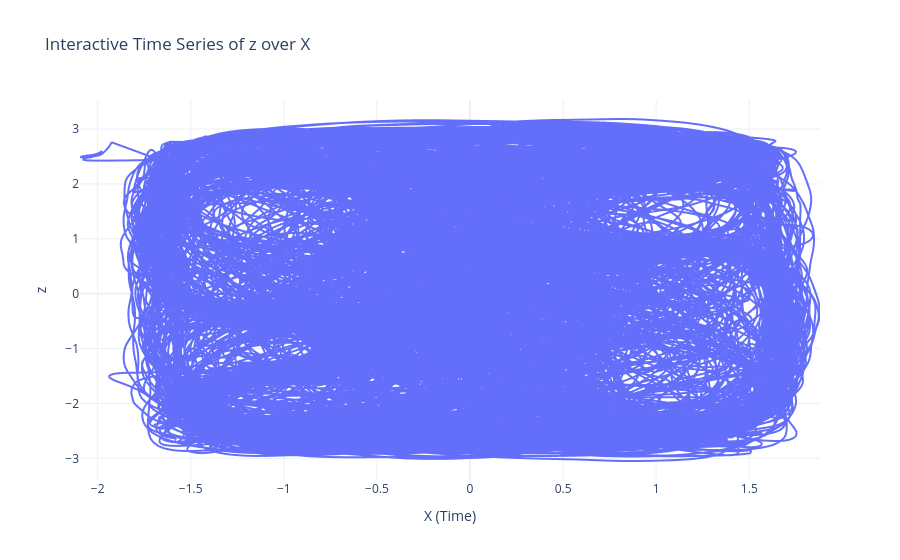

Notebook code for this chart:
### Code cell
plt.figure(figsize=(10, 6))
plt.plot(df['user.x'], marker='o', linestyle='-',color='blue')
plt.title('Walking Time Series')
plt.xlabel('X (Time)')
plt.ylabel('z')
plt.grid(True)
plt.show()

sns.set(style="whitegrid")
sns.lineplot(x='user.x', y='user.z', data=df, marker='o')
plt.title('Time Series of z over X')
plt.show()

fig = px.line(df, x='user.x', y='user.z', title='Interactive Time Series of z over X')

fig.update_layout(
    xaxis_title='X (Time)',
    yaxis_title='z',
    template='plotly_white'
)

fig.show()

# Plot path
plt.figure(figsize=(8, 6))
plt.plot(df['user.x'], df['user.z'], marker='o', linestyle='-', color='blue')
plt.title('2D Path of Movement')
plt.xlabel('X')
plt.ylabel('Z')
plt.grid(True)
plt.show()

plt.show()

### Figure 1 — Plotly figure (JSON) as saved in the notebook; plotly's stock layout.template omitted (floating-point values rounded to 4 significant figures; data arrays with more than 128 entries replaced by an {"elided": "..."} marker saying what was removed)
{"data": [{"hovertemplate": "user.x=%{x}<br>user.z=%{y}<extra></extra>", "legendgroup": "", "line": {"color": "#636efa", "dash": "solid"}, "marker": {"symbol": "circle"}, "mode": "lines", "name": "", "showlegend": false, "type": "scattergl", "x": {"elided": "124696 float values"}, "xaxis": "x", "y": {"elided": "124696 float values"}, "yaxis": "y"}], "layout": {"legend": {"tracegroupgap": 0}, "title": {"text": "Interactive Time Series of z over X"}, "xaxis": {"anchor": "y", "domain": [0, 1], "title": {"text": "X (Time)"}}, "yaxis": {"anchor": "x", "domain": [0, 1], "title": {"text": "z"}}}}
